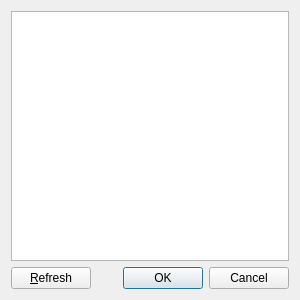
<?xml version="1.0" encoding="UTF-8"?>
<ui version="4.0">
 <class>dialogDevList</class>
 <widget class="QDialog" name="dialogDevList">
  <property name="geometry">
   <rect>
    <x>0</x>
    <y>0</y>
    <width>300</width>
    <height>300</height>
   </rect>
  </property>
  <property name="windowTitle">
   <string>Device List</string>
  </property>
  <layout class="QGridLayout" name="gridLayout">
   <item row="0" column="0" colspan="2">
    <widget class="QTableView" name="tableViewDev">
     <property name="selectionMode">
      <enum>QAbstractItemView::SingleSelection</enum>
     </property>
     <property name="selectionBehavior">
      <enum>QAbstractItemView::SelectRows</enum>
     </property>
     <attribute name="horizontalHeaderHighlightSections">
      <bool>false</bool>
     </attribute>
    </widget>
   </item>
   <item row="1" column="0">
    <widget class="QPushButton" name="pushButtonRefresh">
     <property name="text">
      <string>&amp;Refresh</string>
     </property>
    </widget>
   </item>
   <item row="1" column="1">
    <widget class="QDialogButtonBox" name="buttonBox">
     <property name="orientation">
      <enum>Qt::Horizontal</enum>
     </property>
     <property name="standardButtons">
      <set>QDialogButtonBox::Cancel|QDialogButtonBox::Ok</set>
     </property>
     <property name="centerButtons">
      <bool>false</bool>
     </property>
    </widget>
   </item>
  </layout>
 </widget>
 <resources/>
 <connections>
  <connection>
   <sender>buttonBox</sender>
   <signal>accepted()</signal>
   <receiver>dialogDevList</receiver>
   <slot>accept()</slot>
   <hints>
    <hint type="sourcelabel">
     <x>169</x>
     <y>278</y>
    </hint>
    <hint type="destinationlabel">
     <x>157</x>
     <y>274</y>
    </hint>
   </hints>
  </connection>
  <connection>
   <sender>buttonBox</sender>
   <signal>rejected()</signal>
   <receiver>dialogDevList</receiver>
   <slot>reject()</slot>
   <hints>
    <hint type="sourcelabel">
     <x>169</x>
     <y>284</y>
    </hint>
    <hint type="destinationlabel">
     <x>286</x>
     <y>274</y>
    </hint>
   </hints>
  </connection>
 </connections>
</ui>
